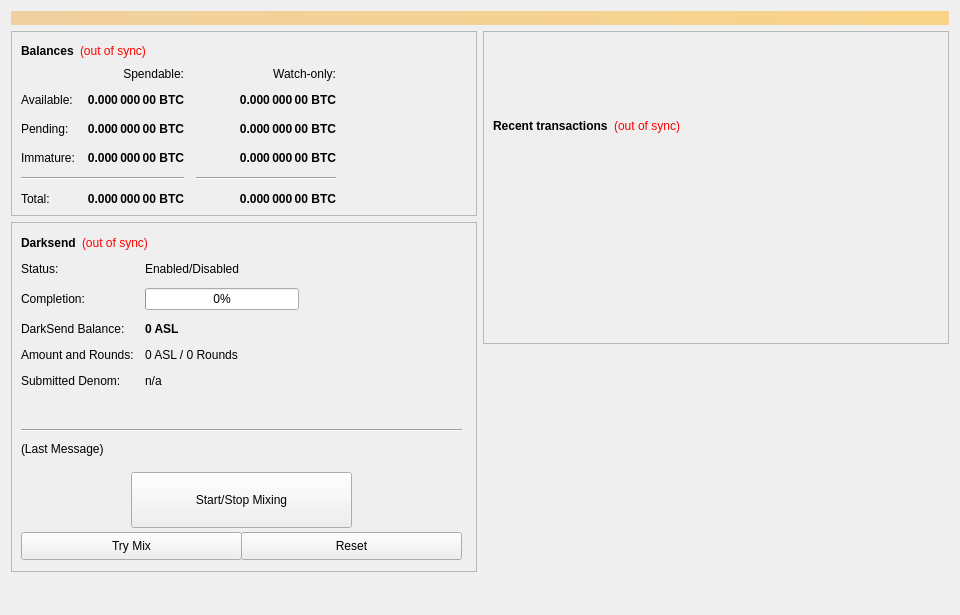
<?xml version="1.0" encoding="UTF-8"?>
<ui version="4.0">
 <class>OverviewPage</class>
 <widget class="QWidget" name="OverviewPage">
  <property name="geometry">
   <rect>
    <x>0</x>
    <y>0</y>
    <width>960</width>
    <height>615</height>
   </rect>
  </property>
  <property name="minimumSize">
   <size>
    <width>960</width>
    <height>0</height>
   </size>
  </property>
  <property name="windowTitle">
   <string>Form</string>
  </property>
  <layout class="QVBoxLayout" name="topLayout">
   <item>
    <widget class="QLabel" name="labelAlerts">
     <property name="visible">
      <bool>false</bool>
     </property>
     <property name="styleSheet">
      <string notr="true">background-color: qlineargradient(x1: 0, y1: 0, x2: 1, y2: 0, stop:0 #F0D0A0, stop:1 #F8D488); color:#000000;</string>
     </property>
     <property name="wordWrap">
      <bool>true</bool>
     </property>
     <property name="margin">
      <number>3</number>
     </property>
    </widget>
   </item>
   <item>
    <layout class="QHBoxLayout" name="horizontalLayout" stretch="1,1">
     <item>
      <layout class="QVBoxLayout" name="verticalLayout_2">
       <item>
        <widget class="QFrame" name="frame">
         <property name="frameShape">
          <enum>QFrame::StyledPanel</enum>
         </property>
         <property name="frameShadow">
          <enum>QFrame::Raised</enum>
         </property>
         <layout class="QVBoxLayout" name="verticalLayout_4">
          <item>
           <layout class="QHBoxLayout" name="horizontalLayout_4">
            <item>
             <widget class="QLabel" name="label_5">
              <property name="font">
               <font>
                <weight>75</weight>
                <bold>true</bold>
               </font>
              </property>
              <property name="text">
               <string>Balances</string>
              </property>
             </widget>
            </item>
            <item>
             <widget class="QLabel" name="labelWalletStatus">
              <property name="cursor">
               <cursorShape>WhatsThisCursor</cursorShape>
              </property>
              <property name="toolTip">
               <string>The displayed information may be out of date. Your wallet automatically synchronizes with the Solar network after a connection is established, but this process has not completed yet.</string>
              </property>
              <property name="styleSheet">
               <string notr="true">QLabel { color: red; }</string>
              </property>
              <property name="text">
               <string notr="true">(out of sync)</string>
              </property>
              <property name="alignment">
               <set>Qt::AlignLeading|Qt::AlignLeft|Qt::AlignVCenter</set>
              </property>
             </widget>
            </item>
            <item>
             <spacer name="horizontalSpacer_3">
              <property name="orientation">
               <enum>Qt::Horizontal</enum>
              </property>
              <property name="sizeHint" stdset="0">
               <size>
                <width>40</width>
                <height>20</height>
               </size>
              </property>
             </spacer>
            </item>
           </layout>
          </item>
          <item>
           <layout class="QGridLayout" name="gridLayout">
            <property name="spacing">
             <number>12</number>
            </property>
            <item row="2" column="2">
             <widget class="QLabel" name="labelWatchPending">
              <property name="font">
               <font>
                <weight>75</weight>
                <bold>true</bold>
               </font>
              </property>
              <property name="cursor">
               <cursorShape>IBeamCursor</cursorShape>
              </property>
              <property name="toolTip">
               <string>Unconfirmed transactions to watch-only addresses</string>
              </property>
              <property name="text">
               <string notr="true">0.000 000 00 BTC</string>
              </property>
              <property name="alignment">
               <set>Qt::AlignRight|Qt::AlignTrailing|Qt::AlignVCenter</set>
              </property>
              <property name="textInteractionFlags">
               <set>Qt::LinksAccessibleByMouse|Qt::TextSelectableByKeyboard|Qt::TextSelectableByMouse</set>
              </property>
             </widget>
            </item>
            <item row="2" column="1">
             <widget class="QLabel" name="labelUnconfirmed">
              <property name="font">
               <font>
                <weight>75</weight>
                <bold>true</bold>
               </font>
              </property>
              <property name="cursor">
               <cursorShape>IBeamCursor</cursorShape>
              </property>
              <property name="toolTip">
               <string>Total of transactions that have yet to be confirmed, and do not yet count toward the spendable balance</string>
              </property>
              <property name="text">
               <string notr="true">0.000 000 00 BTC</string>
              </property>
              <property name="alignment">
               <set>Qt::AlignRight|Qt::AlignTrailing|Qt::AlignVCenter</set>
              </property>
              <property name="textInteractionFlags">
               <set>Qt::LinksAccessibleByMouse|Qt::TextSelectableByKeyboard|Qt::TextSelectableByMouse</set>
              </property>
             </widget>
            </item>
            <item row="3" column="2">
             <widget class="QLabel" name="labelWatchImmature">
              <property name="font">
               <font>
                <weight>75</weight>
                <bold>true</bold>
               </font>
              </property>
              <property name="cursor">
               <cursorShape>IBeamCursor</cursorShape>
              </property>
              <property name="toolTip">
               <string>Staked or masternode rewards in watch-only addresses that has not yet matured</string>
              </property>
              <property name="text">
               <string notr="true">0.000 000 00 BTC</string>
              </property>
              <property name="alignment">
               <set>Qt::AlignRight|Qt::AlignTrailing|Qt::AlignVCenter</set>
              </property>
              <property name="textInteractionFlags">
               <set>Qt::LinksAccessibleByMouse|Qt::TextSelectableByKeyboard|Qt::TextSelectableByMouse</set>
              </property>
             </widget>
            </item>
            <item row="4" column="0" colspan="2">
             <widget class="Line" name="lineSpendableBalance">
              <property name="orientation">
               <enum>Qt::Horizontal</enum>
              </property>
             </widget>
            </item>
            <item row="4" column="2">
             <widget class="Line" name="lineWatchBalance">
              <property name="sizePolicy">
               <sizepolicy hsizetype="Preferred" vsizetype="Fixed">
                <horstretch>0</horstretch>
                <verstretch>0</verstretch>
               </sizepolicy>
              </property>
              <property name="minimumSize">
               <size>
                <width>140</width>
                <height>0</height>
               </size>
              </property>
              <property name="orientation">
               <enum>Qt::Horizontal</enum>
              </property>
             </widget>
            </item>
            <item row="5" column="0">
             <widget class="QLabel" name="labelTotalText">
              <property name="text">
               <string>Total:</string>
              </property>
             </widget>
            </item>
            <item row="3" column="1">
             <widget class="QLabel" name="labelImmature">
              <property name="font">
               <font>
                <weight>75</weight>
                <bold>true</bold>
               </font>
              </property>
              <property name="cursor">
               <cursorShape>IBeamCursor</cursorShape>
              </property>
              <property name="toolTip">
               <string>Staked or masternode rewards that has not yet matured</string>
              </property>
              <property name="text">
               <string notr="true">0.000 000 00 BTC</string>
              </property>
              <property name="alignment">
               <set>Qt::AlignRight|Qt::AlignTrailing|Qt::AlignVCenter</set>
              </property>
              <property name="textInteractionFlags">
               <set>Qt::LinksAccessibleByMouse|Qt::TextSelectableByKeyboard|Qt::TextSelectableByMouse</set>
              </property>
             </widget>
            </item>
            <item row="2" column="3">
             <spacer name="horizontalSpacer_2">
              <property name="orientation">
               <enum>Qt::Horizontal</enum>
              </property>
              <property name="sizeHint" stdset="0">
               <size>
                <width>40</width>
                <height>20</height>
               </size>
              </property>
             </spacer>
            </item>
            <item row="3" column="0">
             <widget class="QLabel" name="labelImmatureText">
              <property name="text">
               <string>Immature:</string>
              </property>
             </widget>
            </item>
            <item row="5" column="1">
             <widget class="QLabel" name="labelTotal">
              <property name="font">
               <font>
                <weight>75</weight>
                <bold>true</bold>
               </font>
              </property>
              <property name="cursor">
               <cursorShape>IBeamCursor</cursorShape>
              </property>
              <property name="toolTip">
               <string>Your current total balance</string>
              </property>
              <property name="text">
               <string notr="true">0.000 000 00 BTC</string>
              </property>
              <property name="alignment">
               <set>Qt::AlignRight|Qt::AlignTrailing|Qt::AlignVCenter</set>
              </property>
              <property name="textInteractionFlags">
               <set>Qt::LinksAccessibleByMouse|Qt::TextSelectableByKeyboard|Qt::TextSelectableByMouse</set>
              </property>
             </widget>
            </item>
            <item row="5" column="2">
             <widget class="QLabel" name="labelWatchTotal">
              <property name="font">
               <font>
                <weight>75</weight>
                <bold>true</bold>
               </font>
              </property>
              <property name="cursor">
               <cursorShape>IBeamCursor</cursorShape>
              </property>
              <property name="toolTip">
               <string>Current total balance in watch-only addresses</string>
              </property>
              <property name="text">
               <string notr="true">0.000 000 00 BTC</string>
              </property>
              <property name="alignment">
               <set>Qt::AlignRight|Qt::AlignTrailing|Qt::AlignVCenter</set>
              </property>
              <property name="textInteractionFlags">
               <set>Qt::LinksAccessibleByMouse|Qt::TextSelectableByKeyboard|Qt::TextSelectableByMouse</set>
              </property>
             </widget>
            </item>
            <item row="0" column="2">
             <widget class="QLabel" name="labelWatchonly">
              <property name="text">
               <string>Watch-only:</string>
              </property>
              <property name="alignment">
               <set>Qt::AlignRight|Qt::AlignTrailing|Qt::AlignVCenter</set>
              </property>
             </widget>
            </item>
            <item row="1" column="0">
             <widget class="QLabel" name="labelBalanceText">
              <property name="text">
               <string>Available:</string>
              </property>
             </widget>
            </item>
            <item row="1" column="1">
             <widget class="QLabel" name="labelBalance">
              <property name="font">
               <font>
                <weight>75</weight>
                <bold>true</bold>
               </font>
              </property>
              <property name="cursor">
               <cursorShape>IBeamCursor</cursorShape>
              </property>
              <property name="toolTip">
               <string>Your current spendable balance</string>
              </property>
              <property name="text">
               <string notr="true">0.000 000 00 BTC</string>
              </property>
              <property name="alignment">
               <set>Qt::AlignRight|Qt::AlignTrailing|Qt::AlignVCenter</set>
              </property>
              <property name="textInteractionFlags">
               <set>Qt::LinksAccessibleByMouse|Qt::TextSelectableByKeyboard|Qt::TextSelectableByMouse</set>
              </property>
             </widget>
            </item>
            <item row="1" column="2">
             <widget class="QLabel" name="labelWatchAvailable">
              <property name="font">
               <font>
                <weight>75</weight>
                <bold>true</bold>
               </font>
              </property>
              <property name="cursor">
               <cursorShape>IBeamCursor</cursorShape>
              </property>
              <property name="toolTip">
               <string>Your current balance in watch-only addresses</string>
              </property>
              <property name="text">
               <string notr="true">0.000 000 00 BTC</string>
              </property>
              <property name="alignment">
               <set>Qt::AlignRight|Qt::AlignTrailing|Qt::AlignVCenter</set>
              </property>
              <property name="textInteractionFlags">
               <set>Qt::LinksAccessibleByMouse|Qt::TextSelectableByKeyboard|Qt::TextSelectableByMouse</set>
              </property>
             </widget>
            </item>
            <item row="2" column="0">
             <widget class="QLabel" name="labelPendingText">
              <property name="text">
               <string>Pending:</string>
              </property>
             </widget>
            </item>
            <item row="0" column="1">
             <widget class="QLabel" name="labelSpendable">
              <property name="text">
               <string>Spendable:</string>
              </property>
              <property name="alignment">
               <set>Qt::AlignRight|Qt::AlignTrailing|Qt::AlignVCenter</set>
              </property>
             </widget>
            </item>
           </layout>
          </item>
         </layout>
        </widget>
       </item>
       <item>
        <widget class="QFrame" name="frameObfuscation">
         <property name="minimumSize">
          <size>
           <width>0</width>
           <height>350</height>
          </size>
         </property>
         <property name="layoutDirection">
          <enum>Qt::LeftToRight</enum>
         </property>
         <property name="frameShape">
          <enum>QFrame::StyledPanel</enum>
         </property>
         <property name="frameShadow">
          <enum>QFrame::Raised</enum>
         </property>
         <widget class="QWidget" name="formLayoutWidget">
          <property name="geometry">
           <rect>
            <x>10</x>
            <y>40</y>
            <width>451</width>
            <height>161</height>
           </rect>
          </property>
          <layout class="QFormLayout" name="formLayout">
           <property name="fieldGrowthPolicy">
            <enum>QFormLayout::AllNonFixedFieldsGrow</enum>
           </property>
           <property name="horizontalSpacing">
            <number>11</number>
           </property>
           <property name="verticalSpacing">
            <number>12</number>
           </property>
           <item row="0" column="0">
            <widget class="QLabel" name="label_6">
             <property name="text">
              <string>Status:</string>
             </property>
            </widget>
           </item>
           <item row="1" column="0">
            <widget class="QLabel" name="label_7">
             <property name="text">
              <string>Completion:</string>
             </property>
            </widget>
           </item>
           <item row="1" column="1">
            <widget class="QProgressBar" name="obfuscationProgress">
             <property name="maximumSize">
              <size>
               <width>154</width>
               <height>16777215</height>
              </size>
             </property>
             <property name="value">
              <number>0</number>
             </property>
            </widget>
           </item>
           <item row="2" column="0">
            <widget class="QLabel" name="labelAnonymizedText">
             <property name="text">
              <string>DarkSend Balance:</string>
             </property>
            </widget>
           </item>
           <item row="2" column="1">
            <widget class="QLabel" name="labelAnonymized">
             <property name="font">
              <font>
               <weight>75</weight>
               <bold>true</bold>
              </font>
             </property>
             <property name="text">
              <string notr="true">0 ASL</string>
             </property>
            </widget>
           </item>
           <item row="3" column="0">
            <widget class="QLabel" name="label_8">
             <property name="text">
              <string>Amount and Rounds:</string>
             </property>
            </widget>
           </item>
           <item row="3" column="1">
            <widget class="QLabel" name="labelAmountRounds">
             <property name="text">
              <string>0 ASL / 0 Rounds</string>
             </property>
            </widget>
           </item>
           <item row="4" column="0">
            <widget class="QLabel" name="label_9">
             <property name="text">
              <string>Submitted Denom:</string>
             </property>
            </widget>
           </item>
           <item row="4" column="1">
            <widget class="QLabel" name="labelSubmittedDenom">
             <property name="toolTip">
              <string>The denominations you submitted to the Masternode.&lt;br&gt;To mix, other users must submit the exact same denominations.</string>
             </property>
             <property name="text">
              <string>n/a</string>
             </property>
            </widget>
           </item>
           <item row="0" column="1">
            <widget class="QLabel" name="obfuscationEnabled">
             <property name="text">
              <string>Enabled/Disabled</string>
             </property>
            </widget>
           </item>
          </layout>
         </widget>
         <widget class="QPushButton" name="runAutoDenom">
          <property name="geometry">
           <rect>
            <x>251</x>
            <y>17</y>
            <width>1</width>
            <height>1</height>
           </rect>
          </property>
          <property name="palette">
           <palette>
            <active>
             <colorrole role="WindowText">
              <brush brushstyle="SolidPattern">
               <color alpha="255">
                <red>0</red>
                <green>0</green>
                <blue>0</blue>
               </color>
              </brush>
             </colorrole>
             <colorrole role="Button">
              <brush brushstyle="SolidPattern">
               <color alpha="255">
                <red>239</red>
                <green>238</green>
                <blue>238</blue>
               </color>
              </brush>
             </colorrole>
             <colorrole role="Light">
              <brush brushstyle="SolidPattern">
               <color alpha="255">
                <red>255</red>
                <green>255</green>
                <blue>255</blue>
               </color>
              </brush>
             </colorrole>
             <colorrole role="Midlight">
              <brush brushstyle="SolidPattern">
               <color alpha="255">
                <red>247</red>
                <green>246</green>
                <blue>246</blue>
               </color>
              </brush>
             </colorrole>
             <colorrole role="Dark">
              <brush brushstyle="SolidPattern">
               <color alpha="255">
                <red>119</red>
                <green>119</green>
                <blue>119</blue>
               </color>
              </brush>
             </colorrole>
             <colorrole role="Mid">
              <brush brushstyle="SolidPattern">
               <color alpha="255">
                <red>159</red>
                <green>159</green>
                <blue>159</blue>
               </color>
              </brush>
             </colorrole>
             <colorrole role="Text">
              <brush brushstyle="SolidPattern">
               <color alpha="255">
                <red>0</red>
                <green>0</green>
                <blue>0</blue>
               </color>
              </brush>
             </colorrole>
             <colorrole role="BrightText">
              <brush brushstyle="SolidPattern">
               <color alpha="255">
                <red>255</red>
                <green>255</green>
                <blue>255</blue>
               </color>
              </brush>
             </colorrole>
             <colorrole role="ButtonText">
              <brush brushstyle="SolidPattern">
               <color alpha="255">
                <red>0</red>
                <green>0</green>
                <blue>0</blue>
               </color>
              </brush>
             </colorrole>
             <colorrole role="Base">
              <brush brushstyle="SolidPattern">
               <color alpha="255">
                <red>255</red>
                <green>255</green>
                <blue>255</blue>
               </color>
              </brush>
             </colorrole>
             <colorrole role="Window">
              <brush brushstyle="SolidPattern">
               <color alpha="255">
                <red>239</red>
                <green>238</green>
                <blue>238</blue>
               </color>
              </brush>
             </colorrole>
             <colorrole role="Shadow">
              <brush brushstyle="SolidPattern">
               <color alpha="255">
                <red>0</red>
                <green>0</green>
                <blue>0</blue>
               </color>
              </brush>
             </colorrole>
             <colorrole role="AlternateBase">
              <brush brushstyle="SolidPattern">
               <color alpha="255">
                <red>247</red>
                <green>246</green>
                <blue>246</blue>
               </color>
              </brush>
             </colorrole>
             <colorrole role="ToolTipBase">
              <brush brushstyle="SolidPattern">
               <color alpha="255">
                <red>255</red>
                <green>255</green>
                <blue>220</blue>
               </color>
              </brush>
             </colorrole>
             <colorrole role="ToolTipText">
              <brush brushstyle="SolidPattern">
               <color alpha="255">
                <red>0</red>
                <green>0</green>
                <blue>0</blue>
               </color>
              </brush>
             </colorrole>
            </active>
            <inactive>
             <colorrole role="WindowText">
              <brush brushstyle="SolidPattern">
               <color alpha="255">
                <red>0</red>
                <green>0</green>
                <blue>0</blue>
               </color>
              </brush>
             </colorrole>
             <colorrole role="Button">
              <brush brushstyle="SolidPattern">
               <color alpha="255">
                <red>239</red>
                <green>238</green>
                <blue>238</blue>
               </color>
              </brush>
             </colorrole>
             <colorrole role="Light">
              <brush brushstyle="SolidPattern">
               <color alpha="255">
                <red>255</red>
                <green>255</green>
                <blue>255</blue>
               </color>
              </brush>
             </colorrole>
             <colorrole role="Midlight">
              <brush brushstyle="SolidPattern">
               <color alpha="255">
                <red>247</red>
                <green>246</green>
                <blue>246</blue>
               </color>
              </brush>
             </colorrole>
             <colorrole role="Dark">
              <brush brushstyle="SolidPattern">
               <color alpha="255">
                <red>119</red>
                <green>119</green>
                <blue>119</blue>
               </color>
              </brush>
             </colorrole>
             <colorrole role="Mid">
              <brush brushstyle="SolidPattern">
               <color alpha="255">
                <red>159</red>
                <green>159</green>
                <blue>159</blue>
               </color>
              </brush>
             </colorrole>
             <colorrole role="Text">
              <brush brushstyle="SolidPattern">
               <color alpha="255">
                <red>0</red>
                <green>0</green>
                <blue>0</blue>
               </color>
              </brush>
             </colorrole>
             <colorrole role="BrightText">
              <brush brushstyle="SolidPattern">
               <color alpha="255">
                <red>255</red>
                <green>255</green>
                <blue>255</blue>
               </color>
              </brush>
             </colorrole>
             <colorrole role="ButtonText">
              <brush brushstyle="SolidPattern">
               <color alpha="255">
                <red>0</red>
                <green>0</green>
                <blue>0</blue>
               </color>
              </brush>
             </colorrole>
             <colorrole role="Base">
              <brush brushstyle="SolidPattern">
               <color alpha="255">
                <red>255</red>
                <green>255</green>
                <blue>255</blue>
               </color>
              </brush>
             </colorrole>
             <colorrole role="Window">
              <brush brushstyle="SolidPattern">
               <color alpha="255">
                <red>239</red>
                <green>238</green>
                <blue>238</blue>
               </color>
              </brush>
             </colorrole>
             <colorrole role="Shadow">
              <brush brushstyle="SolidPattern">
               <color alpha="255">
                <red>0</red>
                <green>0</green>
                <blue>0</blue>
               </color>
              </brush>
             </colorrole>
             <colorrole role="AlternateBase">
              <brush brushstyle="SolidPattern">
               <color alpha="255">
                <red>247</red>
                <green>246</green>
                <blue>246</blue>
               </color>
              </brush>
             </colorrole>
             <colorrole role="ToolTipBase">
              <brush brushstyle="SolidPattern">
               <color alpha="255">
                <red>255</red>
                <green>255</green>
                <blue>220</blue>
               </color>
              </brush>
             </colorrole>
             <colorrole role="ToolTipText">
              <brush brushstyle="SolidPattern">
               <color alpha="255">
                <red>0</red>
                <green>0</green>
                <blue>0</blue>
               </color>
              </brush>
             </colorrole>
            </inactive>
            <disabled>
             <colorrole role="WindowText">
              <brush brushstyle="SolidPattern">
               <color alpha="255">
                <red>119</red>
                <green>119</green>
                <blue>119</blue>
               </color>
              </brush>
             </colorrole>
             <colorrole role="Button">
              <brush brushstyle="SolidPattern">
               <color alpha="255">
                <red>239</red>
                <green>238</green>
                <blue>238</blue>
               </color>
              </brush>
             </colorrole>
             <colorrole role="Light">
              <brush brushstyle="SolidPattern">
               <color alpha="255">
                <red>255</red>
                <green>255</green>
                <blue>255</blue>
               </color>
              </brush>
             </colorrole>
             <colorrole role="Midlight">
              <brush brushstyle="SolidPattern">
               <color alpha="255">
                <red>247</red>
                <green>246</green>
                <blue>246</blue>
               </color>
              </brush>
             </colorrole>
             <colorrole role="Dark">
              <brush brushstyle="SolidPattern">
               <color alpha="255">
                <red>119</red>
                <green>119</green>
                <blue>119</blue>
               </color>
              </brush>
             </colorrole>
             <colorrole role="Mid">
              <brush brushstyle="SolidPattern">
               <color alpha="255">
                <red>159</red>
                <green>159</green>
                <blue>159</blue>
               </color>
              </brush>
             </colorrole>
             <colorrole role="Text">
              <brush brushstyle="SolidPattern">
               <color alpha="255">
                <red>119</red>
                <green>119</green>
                <blue>119</blue>
               </color>
              </brush>
             </colorrole>
             <colorrole role="BrightText">
              <brush brushstyle="SolidPattern">
               <color alpha="255">
                <red>255</red>
                <green>255</green>
                <blue>255</blue>
               </color>
              </brush>
             </colorrole>
             <colorrole role="ButtonText">
              <brush brushstyle="SolidPattern">
               <color alpha="255">
                <red>119</red>
                <green>119</green>
                <blue>119</blue>
               </color>
              </brush>
             </colorrole>
             <colorrole role="Base">
              <brush brushstyle="SolidPattern">
               <color alpha="255">
                <red>239</red>
                <green>238</green>
                <blue>238</blue>
               </color>
              </brush>
             </colorrole>
             <colorrole role="Window">
              <brush brushstyle="SolidPattern">
               <color alpha="255">
                <red>239</red>
                <green>238</green>
                <blue>238</blue>
               </color>
              </brush>
             </colorrole>
             <colorrole role="Shadow">
              <brush brushstyle="SolidPattern">
               <color alpha="255">
                <red>0</red>
                <green>0</green>
                <blue>0</blue>
               </color>
              </brush>
             </colorrole>
             <colorrole role="AlternateBase">
              <brush brushstyle="SolidPattern">
               <color alpha="255">
                <red>239</red>
                <green>238</green>
                <blue>238</blue>
               </color>
              </brush>
             </colorrole>
             <colorrole role="ToolTipBase">
              <brush brushstyle="SolidPattern">
               <color alpha="255">
                <red>255</red>
                <green>255</green>
                <blue>220</blue>
               </color>
              </brush>
             </colorrole>
             <colorrole role="ToolTipText">
              <brush brushstyle="SolidPattern">
               <color alpha="255">
                <red>0</red>
                <green>0</green>
                <blue>0</blue>
               </color>
              </brush>
             </colorrole>
            </disabled>
           </palette>
          </property>
          <property name="focusPolicy">
           <enum>Qt::NoFocus</enum>
          </property>
          <property name="autoFillBackground">
           <bool>true</bool>
          </property>
          <property name="text">
           <string/>
          </property>
          <property name="flat">
           <bool>true</bool>
          </property>
         </widget>
         <widget class="QPushButton" name="toggleObfuscation">
          <property name="geometry">
           <rect>
            <x>120</x>
            <y>250</y>
            <width>221</width>
            <height>56</height>
           </rect>
          </property>
          <property name="sizePolicy">
           <sizepolicy hsizetype="MinimumExpanding" vsizetype="Fixed">
            <horstretch>0</horstretch>
            <verstretch>0</verstretch>
           </sizepolicy>
          </property>
          <property name="text">
           <string>Start/Stop Mixing</string>
          </property>
         </widget>
         <widget class="Line" name="lineLastMessage">
          <property name="geometry">
           <rect>
            <x>10</x>
            <y>200</y>
            <width>441</width>
            <height>16</height>
           </rect>
          </property>
          <property name="orientation">
           <enum>Qt::Horizontal</enum>
          </property>
         </widget>
         <widget class="QLabel" name="obfuscationStatus">
          <property name="geometry">
           <rect>
            <x>10</x>
            <y>220</y>
            <width>451</width>
            <height>61</height>
           </rect>
          </property>
          <property name="minimumSize">
           <size>
            <width>288</width>
            <height>43</height>
           </size>
          </property>
          <property name="text">
           <string>(Last Message)</string>
          </property>
          <property name="alignment">
           <set>Qt::AlignLeading|Qt::AlignLeft|Qt::AlignTop</set>
          </property>
          <property name="wordWrap">
           <bool>true</bool>
          </property>
         </widget>
         <widget class="QPushButton" name="obfuscationAuto">
          <property name="geometry">
           <rect>
            <x>10</x>
            <y>310</y>
            <width>221</width>
            <height>28</height>
           </rect>
          </property>
          <property name="sizePolicy">
           <sizepolicy hsizetype="MinimumExpanding" vsizetype="Fixed">
            <horstretch>0</horstretch>
            <verstretch>0</verstretch>
           </sizepolicy>
          </property>
          <property name="toolTip">
           <string>Try to manually submit a Darksend request.</string>
          </property>
          <property name="text">
           <string>Try Mix</string>
          </property>
         </widget>
         <widget class="QPushButton" name="obfuscationReset">
          <property name="geometry">
           <rect>
            <x>230</x>
            <y>310</y>
            <width>221</width>
            <height>28</height>
           </rect>
          </property>
          <property name="sizePolicy">
           <sizepolicy hsizetype="MinimumExpanding" vsizetype="Fixed">
            <horstretch>0</horstretch>
            <verstretch>0</verstretch>
           </sizepolicy>
          </property>
          <property name="toolTip">
           <string>Reset the current status of darksend (can interrupt darksend if it's in the process of Mixing, which can cost you money!)</string>
          </property>
          <property name="autoFillBackground">
           <bool>false</bool>
          </property>
          <property name="text">
           <string>Reset</string>
          </property>
         </widget>
         <widget class="QWidget" name="layoutWidget">
          <property name="geometry">
           <rect>
            <x>10</x>
            <y>10</y>
            <width>431</width>
            <height>22</height>
           </rect>
          </property>
          <layout class="QHBoxLayout" name="horizontalLayout_5">
           <item>
            <widget class="QLabel" name="label_2">
             <property name="font">
              <font>
               <weight>75</weight>
               <bold>true</bold>
              </font>
             </property>
             <property name="text">
              <string>Darksend</string>
             </property>
            </widget>
           </item>
           <item>
            <widget class="QLabel" name="labelObfuscationSyncStatus">
             <property name="toolTip">
              <string>The displayed information may be out of date. Your wallet automatically synchronizes with the Solar network after a connection is established, but this process has not completed yet.</string>
             </property>
             <property name="styleSheet">
              <string notr="true">QLabel { color: red; }</string>
             </property>
             <property name="text">
              <string notr="true">(out of sync)</string>
             </property>
             <property name="alignment">
              <set>Qt::AlignLeading|Qt::AlignLeft|Qt::AlignVCenter</set>
             </property>
            </widget>
           </item>
           <item>
            <spacer name="horizontalSpacer_4">
             <property name="orientation">
              <enum>Qt::Horizontal</enum>
             </property>
             <property name="sizeHint" stdset="0">
              <size>
               <width>40</width>
               <height>20</height>
              </size>
             </property>
            </spacer>
           </item>
          </layout>
         </widget>
        </widget>
       </item>
       <item>
        <spacer name="verticalSpacer">
         <property name="orientation">
          <enum>Qt::Vertical</enum>
         </property>
         <property name="sizeHint" stdset="0">
          <size>
           <width>20</width>
           <height>40</height>
          </size>
         </property>
        </spacer>
       </item>
      </layout>
     </item>
     <item>
      <layout class="QVBoxLayout" name="verticalLayout_3">
       <item>
        <widget class="QFrame" name="frame_2">
         <property name="frameShape">
          <enum>QFrame::StyledPanel</enum>
         </property>
         <property name="frameShadow">
          <enum>QFrame::Raised</enum>
         </property>
         <layout class="QVBoxLayout" name="verticalLayout">
          <item>
           <spacer name="verticalSpacer_3">
            <property name="orientation">
             <enum>Qt::Vertical</enum>
            </property>
            <property name="sizeType">
             <enum>QSizePolicy::Fixed</enum>
            </property>
            <property name="sizeHint" stdset="0">
             <size>
              <width>20</width>
              <height>75</height>
             </size>
            </property>
           </spacer>
          </item>
          <item>
           <layout class="QHBoxLayout" name="horizontalLayout_2">
            <item>
             <widget class="QLabel" name="label_4">
              <property name="font">
               <font>
                <weight>75</weight>
                <bold>true</bold>
               </font>
              </property>
              <property name="text">
               <string>Recent transactions</string>
              </property>
             </widget>
            </item>
            <item>
             <widget class="QLabel" name="labelTransactionsStatus">
              <property name="cursor">
               <cursorShape>WhatsThisCursor</cursorShape>
              </property>
              <property name="toolTip">
               <string>The displayed information may be out of date. Your wallet automatically synchronizes with the Solar network after a connection is established, but this process has not completed yet.</string>
              </property>
              <property name="styleSheet">
               <string notr="true">QLabel { color: red; }</string>
              </property>
              <property name="text">
               <string notr="true">(out of sync)</string>
              </property>
              <property name="alignment">
               <set>Qt::AlignRight|Qt::AlignTrailing|Qt::AlignVCenter</set>
              </property>
             </widget>
            </item>
            <item>
             <spacer name="horizontalSpacer">
              <property name="orientation">
               <enum>Qt::Horizontal</enum>
              </property>
              <property name="sizeHint" stdset="0">
               <size>
                <width>40</width>
                <height>20</height>
               </size>
              </property>
             </spacer>
            </item>
           </layout>
          </item>
          <item>
           <widget class="QListView" name="listTransactions">
            <property name="styleSheet">
             <string notr="true">QListView { background: transparent; }</string>
            </property>
            <property name="frameShape">
             <enum>QFrame::NoFrame</enum>
            </property>
            <property name="verticalScrollBarPolicy">
             <enum>Qt::ScrollBarAlwaysOff</enum>
            </property>
            <property name="horizontalScrollBarPolicy">
             <enum>Qt::ScrollBarAlwaysOff</enum>
            </property>
            <property name="selectionMode">
             <enum>QAbstractItemView::NoSelection</enum>
            </property>
           </widget>
          </item>
         </layout>
        </widget>
       </item>
       <item>
        <spacer name="verticalSpacer_2">
         <property name="orientation">
          <enum>Qt::Vertical</enum>
         </property>
         <property name="sizeType">
          <enum>QSizePolicy::Expanding</enum>
         </property>
         <property name="sizeHint" stdset="0">
          <size>
           <width>20</width>
           <height>40</height>
          </size>
         </property>
        </spacer>
       </item>
      </layout>
     </item>
    </layout>
   </item>
  </layout>
 </widget>
 <resources/>
 <connections/>
</ui>
